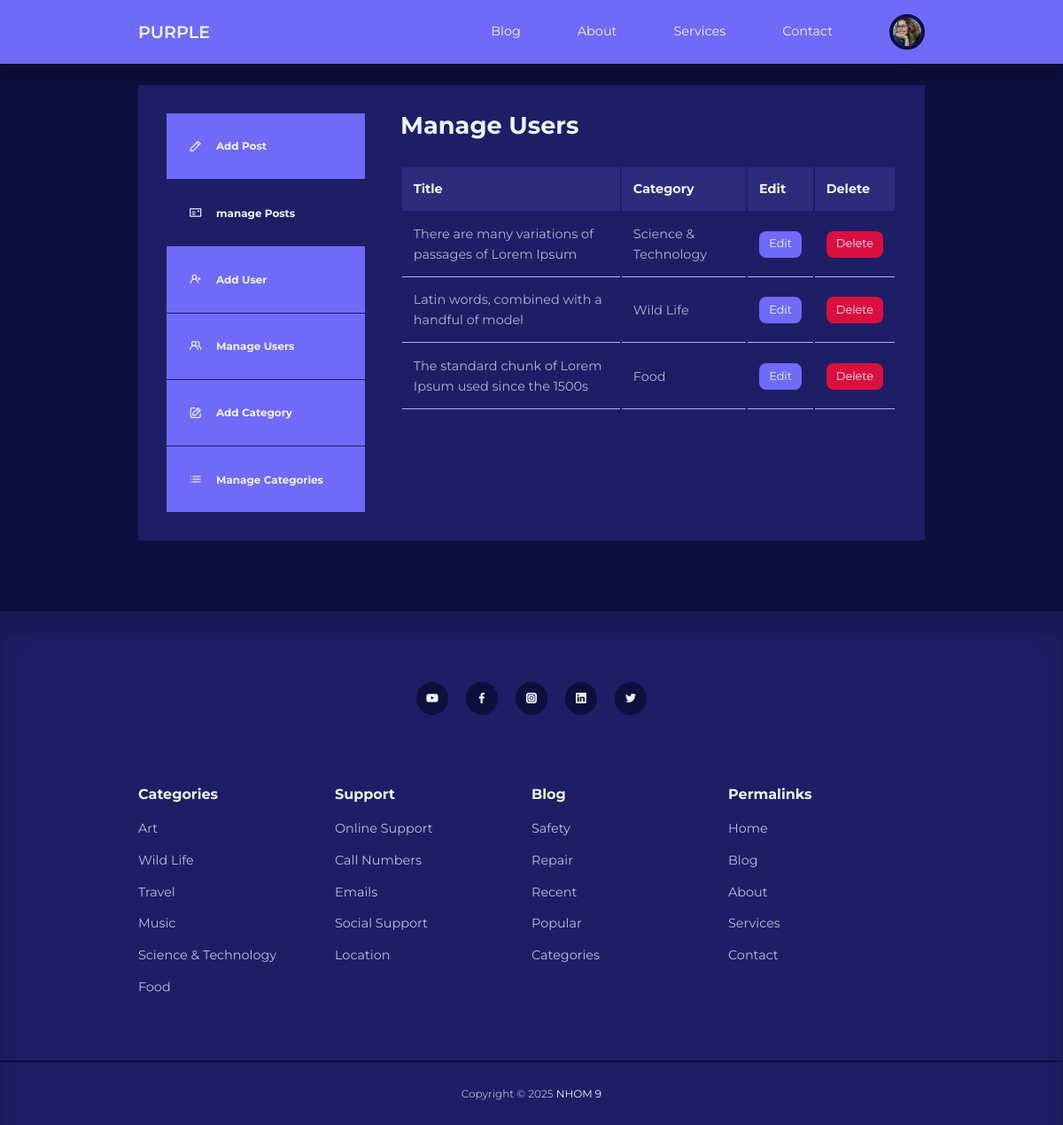
/blog/admin/ (signed in), run on the app's committed database.
### tables this page shows
CREATE TABLE `users` (
  `id` int(11) UNSIGNED NOT NULL,
  `firstname` varchar(50) NOT NULL,
  `lastname` varchar(50) NOT NULL,
  `username` varchar(50) NOT NULL,
  `email` varchar(100) NOT NULL,
  `password` varchar(255) NOT NULL,
  `avatar` varchar(255) NOT NULL,
  `is_admin` tinyint(1) NOT NULL
);

CREATE TABLE `posts` (
  `id` int(11) UNSIGNED NOT NULL,
  `title` varchar(255) NOT NULL,
  `body` text NOT NULL,
  `thumbnail` varchar(255) NOT NULL,
  `date_time` timestamp NOT NULL DEFAULT current_timestamp(),
  `category_id` int(11) UNSIGNED DEFAULT NULL,
  `author_id` int(11) UNSIGNED NOT NULL,
  `is_featured` tinyint(1) NOT NULL
);

CREATE TABLE `categories` (
  `id` int(11) UNSIGNED NOT NULL,
  `title` varchar(50) NOT NULL,
  `description` text NOT NULL
);

### blog/admin/partials/header.php (called while the page is built, shortened)
<?php
require '../partials/header.php';

### blog/admin/index.php (the view, shortened to what this page needs)
<?php
include 'partials/header.php';
$current_user_id = $_SESSION['user-id'];
$query = "SELECT id, title, category_id FROM posts WHERE author_id=$current_user_id ORDER BY id DESC";
$posts = mysqli_query($connection, $query);
?>
<section class="dashboard">
  <div class="container dashboard__container">
    <aside>
      <ul>
        <li>
          <a href="add-post.php"
            ><i class="uil uil-pen"></i>
            <h5>Add Post</h5></a
          >
        </li>
        <li>
          <a href="index.php" class="active"
            ><i class="uil uil-postcard"></i>
            <h5>manage Posts</h5></a
          >
        </li>
        <?php if (isset($_SESSION['user_is_admin'])) : ?>
            <li>
              <a href="add-user.php"
                ><i class="uil uil-user-plus"></i>
                <h5>Add User</h5></a
              >
            </li>
            <li>
              <a href="manage-users.php"
                ><i class="uil uil-users-alt"></i>
                <h5>Manage Users</h5></a
              >
            </li>
            <li>
              <a href="add-category.php"
                ><i class="uil uil-edit"></i>
                <h5>Add Category</h5></a
              >
            </li>
            <li>
              <a href="manage-categories.php"
                ><i class="uil uil-list-ul"></i>
                <h5>Manage Categories</h5></a
              >
            </li>
        <?php endif ?>
      </ul>
    </aside>
    <main>
      <h2>Manage Users</h2>
      <?php if(mysqli_num_rows($posts) > 0) : ?>
          <table>
            <thead>
              <tr>
                <th>Title</th>
                <th>Category</th>
                <th>Edit</th>
                <th>Delete</th>
              </tr>
            </thead>
            <tbody>
              <?php while ($post = mysqli_fetch_assoc($posts)) : ?>
                  <?php
                  $category_id = $post['category_id'];
                  $category_query = "SELECT title FROM categories WHERE id=$category_id";
                  $category_result = mysqli_query($connection, $category_query);
                  $category = mysqli_fetch_assoc($category_result);
                  ?>
                  <tr>
                    <td><?= $post['title'] ?></td>
                    <td><?= $category['title'] ?></td>
                    <td><a href="<?= ROOT_URL ?>admin/edit-post.php?id=<?= $post['id'] ?>" class="btn sm">Edit</a></td>
                    <td>
                      <a href="<?= ROOT_URL ?>admin/delete-post.php?id=<?= $post['id'] ?>" class="btn sm danger"
                        >Delete</a
                      >
                    </td>
                  </tr>
              <?php endwhile ?>
            </tbody>
          </table>
      <?php else : ?>
          <div class="alert__message error"><?= "No posts found" ?></div>
      <?php endif ?>
    </main>
  </div>
</section>
<?php
include '../partials/footer.php';
?>

### blog/partials/header.php (shortened to what this page needs)
<?php
require 'config/database.php';
if (isset($_SESSION['user-id'])) {
    $id = filter_var($_SESSION['user-id'], FILTER_SANITIZE_NUMBER_INT);
    $query = "SELECT avatar FROM users WHERE id=$id";
    $result = mysqli_query($connection, $query);
    $avatar = mysqli_fetch_assoc($result);
}
?>
<!DOCTYPE html>
<html lang="en">
  <head>
    <link rel="stylesheet" href="<?= ROOT_URL ?>css/style.css" />
    <link
      rel="stylesheet"
      href="https://unicons.iconscout.com/release/v4.0.0/css/line.css"
    />
  </head>
  <body>
    <nav>
      <div class="container nav__container">
        <a href="<?= ROOT_URL ?>" class="nav__logo">PURPLE</a>
        <ul class="nav__items">
          <li><a href="<?= ROOT_URL ?>blog.php">Blog</a></li>
          <li><a href="<?= ROOT_URL ?>about.php">About</a></li>
          <li><a href="<?= ROOT_URL ?>services.php">Services</a></li>
          <li><a href="<?= ROOT_URL ?>contact.php">Contact</a></li>
          <?php if (isset($_SESSION['user-id'])) : ?>
              <li class="nav__profile">
                  <div class="avatar">
                      <img src="<?= ROOT_URL . 'images/' . $avatar['avatar'] ?>" />
                  </div>
              </li>
          <?php else : ?>
              <li><a href="<?= ROOT_URL ?>signin.php">Signin</a></li>
          <?php endif ?>
        </ul>
      </div>
    </nav>

### blog/css/style.css (style rules this page uses)
:root { --color-primary: #6f6af8; --color-primary-light: hsl(242, 91%, 69%, 18%); --color-primary-variant: #5854c7; --color-red: #da0f3f; --color-red-light: hsl(346, 87%, 46%, 15%); --color-green: #00c476; --color-green-light: hsl(156, 100%, 38%, 15%); --color-gray-900: #1e1e66; --color-gray-700: #2d2b7c; --color-gray-300: rgba(242, 242, 254, 0.3); --color-gray-200: rgba(242, 242, 254, 0.7); --color-white: #f2f2fe; --color-bg: #0f0f3e; --transition: all 300ms ease; --container-width-lg: 74%; --container-width-md: 88%; --form-width: 40%; --card-border-radius-1: 0.3rem; --card-border-radius-2: 0.5rem; --card-border-radius-3: 0.8rem; --card-border-radius-4: 2rem; --card-border-radius-5: 5rem; }
* { margin: 0; padding: 0; outline: 0; border: 0; appearance: 0; list-style: none; text-decoration: none; box-sizing: border-box; }
body { font-family: "Montserrat", sans-serif; line-height: 1.6; color: var(--color-gray-200); overflow-x: hidden; background: var(--color-bg); font-size: 0.9rem; }
.container { width: var(--container-width-lg); max-width: 1800px; margin-inline: auto; }
section { margin-top: 3rem; width: 100%; }
h1, h2, h3, h4, h5 { color: var(--color-white); line-height: 1.3; }
h2 { font-size: 1.7rem; margin: 1rem 0; }
a { color: var(--color-white); transition: var(--transition); }
img { display: block; width: 100%; object-fit: cover; }
nav { background: var(--color-primary); width: 100vw; height: 4.5rem; position: fixed; top: 0; z-index: 10; box-shadow: 0 1rem 1rem rgba(0, 0, 0, 0.2); }
.nav__container { height: 100%; display: flex; align-items: center; justify-content: space-between; }
.avatar { width: 2.5rem; height: 2.5rem; border-radius: 50%; overflow: hidden; border: 0.3rem solid var(--color-bg); }
.nav__logo { font-weight: 600; font-size: 1.2rem; }
.nav__items { display: flex; align-items: center; gap: 4rem; }
.nav__profile { position: relative; cursor: pointer; }
.btn { display: inline-block; width: fit-content; padding: 0.6rem 1.2rem; background-color: var(--color-primary); border-radius: var(--card-border-radius-2); cursor: pointer; transition: var(--transition); color: var(--color-white); }
.btn.sm { padding: 0.3rem 0.7rem; font-size: 0.8rem; }
.btn.danger { background: var(--color-red); }
.dashboard { margin-top: 6rem; }
.dashboard__container { display: grid; grid-template-columns: 14rem auto; gap: 1rem; background: var(--color-gray-900); padding: 2rem; margin-bottom: 5rem; }
.dashboard aside a { background-color: var(--color-primary); display: flex; gap: 1rem; align-items: center; padding: 1.6rem; }
.dashboard aside ul li:not(:last-child) a { border-bottom: 1px solid var(--color-gray-900); }
.dashboard aside a.active { background-color: var(--color-gray-900); }
.dashboard main { margin-left: 1.5rem; }
.dashboard main h2 { margin: 0 0 2rem 0; line-height: 1; }
.dashboard main table { width: 100%; text-align: left; }
.dashboard main table th { background: var(--color-gray-700); padding: 0.8rem; color: var(--color-white); }
.dashboard main table td { padding: 0.8rem; border-bottom: 1px solid var(--color-gray-200); }

### data on the page
users: avatar (picture)
posts: title "There are many variations of passages of Lorem Ipsum", category.title "Science & Technology"
posts: title "Latin words, combined with a handful of model", category.title "Wild Life"
posts: title "The standard chunk of Lorem Ipsum used since the 1500s", category.title "Food"
